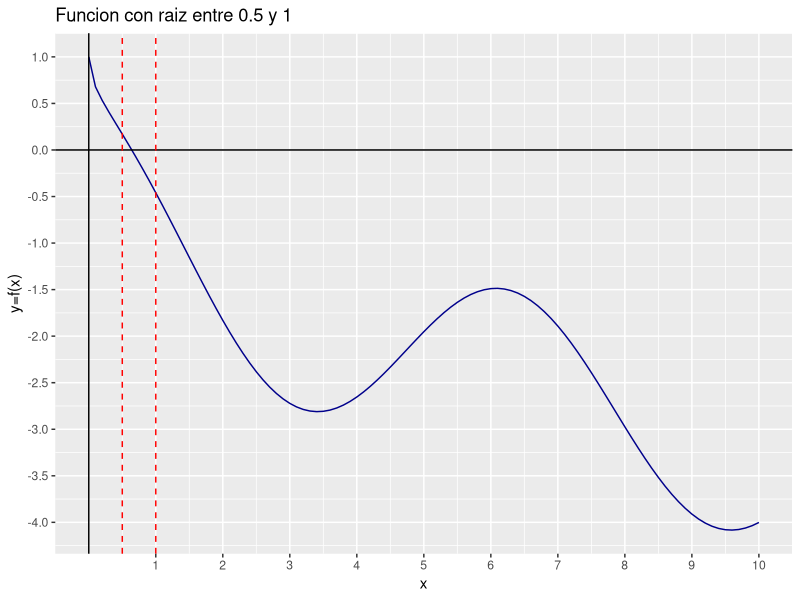
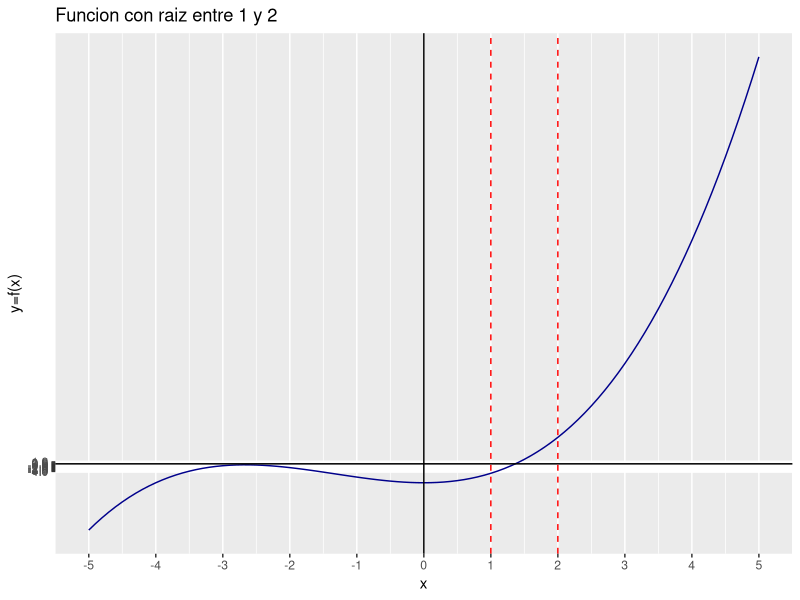
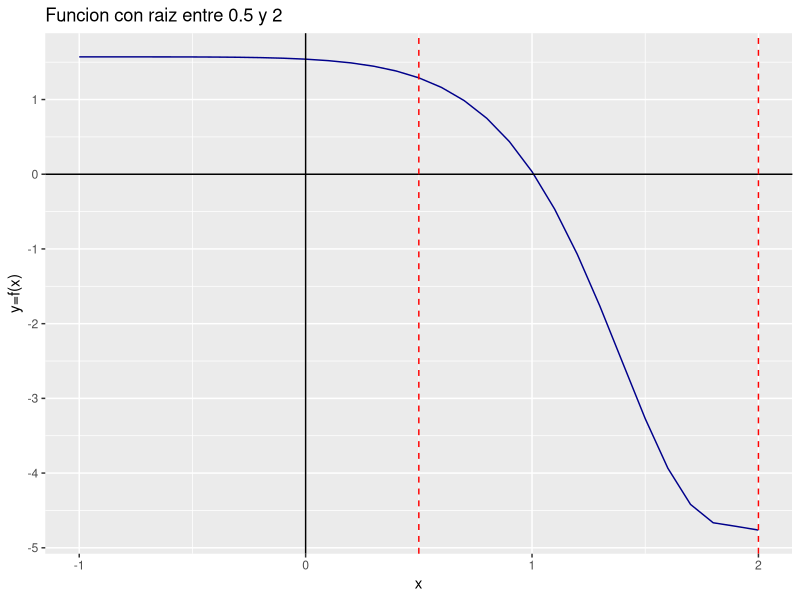
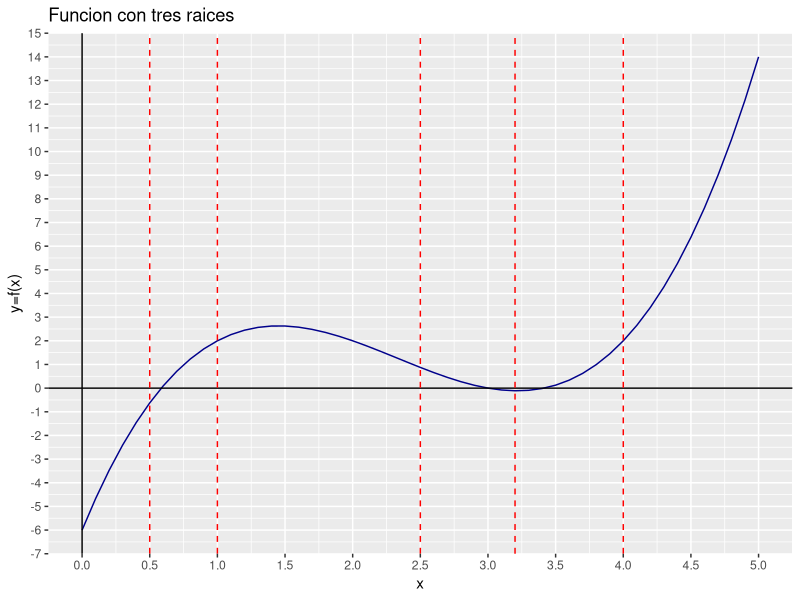
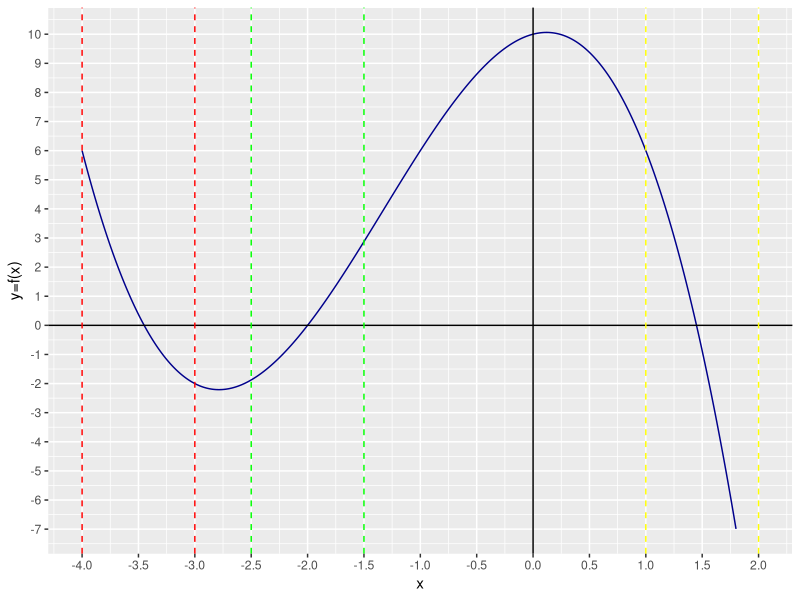
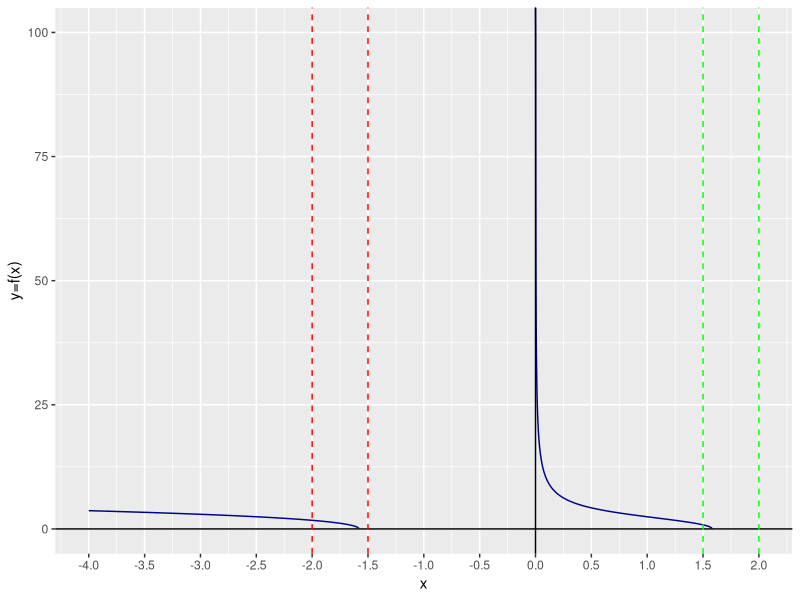
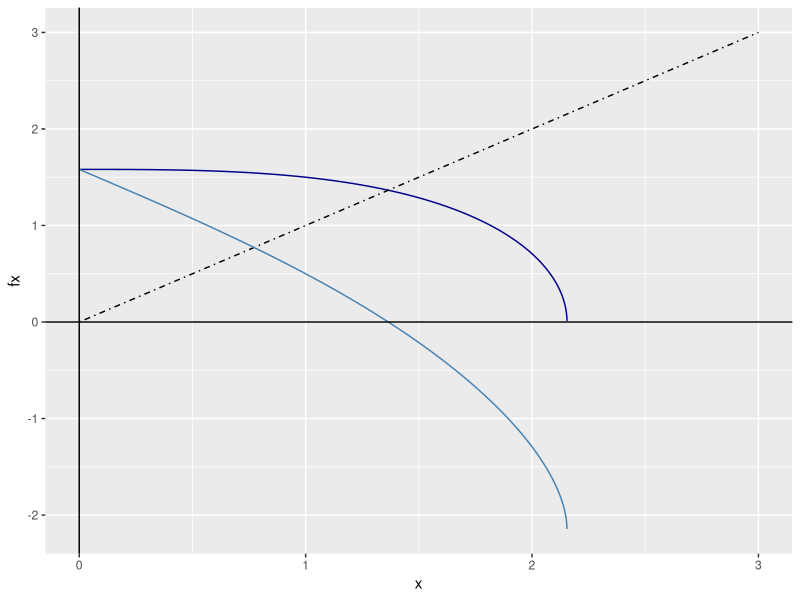
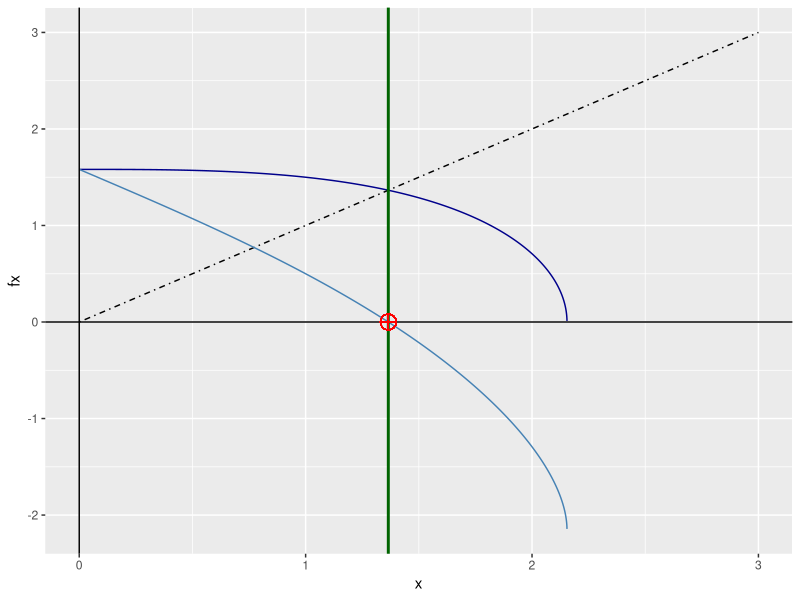

These figures' R source, in order:
## ---- chunk 1
knitr::opts_chunk$set(echo = TRUE)
library(ggplot2)
## ---- chunk 2
#Biseccion--------------
raiz_biseccion<-function(func,a,b,tol,N){
  i<-1
  FA<-func(a)
  while(i<=N){
    p=a+(b-a)/2
    FP=func(p)
    if(FP==0 | (b-a)/2<tol){
      return(p)
    }
    i=i+1
    if(FA*FP>0){
      a=p
      FA=FP
    }
    else
    {b=p}
  }
  return(paste('El metodo fracaso luego de N',N,'intentos'))
}

#Punto fijo-------------------
iteracion_punto_fijo<-function(func,p0,tol,N){
  i<-1
  while(i<=N){
    p=func(p0)
    if(abs(p-p0) < tol){
      return(p)
    }
    i<-i+1
    p0=p
  }
  paste('El metodo fallo despues de ',N,'iteraciones')
}
#Newton-----------
f=function(x){
  f= sin(x)-exp(-x)
}
df=function(x){
  df= cos(x)+exp(x)
}


metodo_newton<-function(func,dfunc,p0,tol,N){
  i=1
  while (i<=N){
    p=p0-func(p0)/dfunc(p0)
    if(abs(p-p0)<tol){
      return(p)
    }
    i=i+1
    p0=p
  }
  paste('El metodo fallo despues de ', N,'iteraciones')
  
}
#Secante--------
#Necesito primero aproximar p1

f<-function(x){
  f= x^3 - 2*x^2-5
}
metodo_secante<-function(func,p0,p1,tol,N){
  i=2
  q0=func(p0)
  q1=func(p1)
  while(i<=N){
    p=p1-q1*(p1-p0)/(q1-q0)
    if(abs(p-p1)<tol){
      return(p)
    }
    i=i+1
    p0=p1
    q0=q1
    p1=p
    q1=func(p)
  }
  paste('El metodo fallo despues de', N, 'iteraciones')
}
#Posicion falsa------

#Necesito primero aproximar p1

posicion_falsa<-function(func,p0,p1,tol,N){
  i=2
  q0=func(p0)
  q1=func(p1)
  while(i<=N){
    p=p1-q1*(p1-p0)/(q1-q0)
    if(abs(p-p1)<tol){
      return(p)
    }
    i=i+1
    q=func(p)
    if(q*q1<0){
      p0=p
      q1=q
    }
    p1=p
    q1=q
  }
}

## ---- chunk 3
f <- function(x) {
  f = cos(x)- x^(0.5)
  
}

x<-seq(0,10,0.1)#Genero vector para graficar f(x)
fx<-f(x)
df<-data.frame(x,fx) #Creo dataframe

ggfx=ggplot(data=df) #cargo los datos
ggfx=ggfx+aes(x=x,y=fx)#Cargo variables
ggfx=ggfx+geom_line(linetype=1,colour="darkblue") #Agrego linea
ggfx=ggfx+geom_hline(yintercept=0,linetype=1)+geom_vline(xintercept = 0,linetype=1)#Creo x=0 e y=0
ggfx=ggfx+scale_x_continuous(name="x",breaks=seq(1,10,1)) #cambio escala eje X
ggfx=ggfx+scale_y_continuous(name="y=f(x)",breaks=seq(-4.5,1,0.5)) #Cambio escala eje Y
ggfx=ggfx+ggtitle("Funcion con raiz entre 0.5 y 1") #Agrego titulo

#Ahora se que la raiz esta entre 0.5 y 1. Grafico puntos en ese area
ggfx=ggfx+geom_vline(xintercept=c(0.5,1),linetype=2,colour="red")


ggfx
## ---- chunk 4
raiz_biseccion(f,0.5,1,0.0001,100)

## ---- chunk 5
f=function(x){
  f=x^3+4*x^2-10
}

x<-seq(-5,5,0.1)#Genero vector para graficar f(x)
fx<-f(x)
df<-data.frame(x,fx) #Creo dataframe
ggfx=ggplot(data=df) #cargo los datos
ggfx=ggfx+aes(x=x,y=fx)#Cargo variables
ggfx=ggfx+geom_line(linetype=1,colour="darkblue") #Agrego linea
ggfx=ggfx+geom_hline(yintercept=0,linetype=1)+geom_vline(xintercept = 0,linetype=1)#Creo x=0 e y=0
ggfx=ggfx+scale_x_continuous(name="x",breaks=seq(-5,5,1)) #cambio escala eje X
ggfx=ggfx+scale_y_continuous(name="y=f(x)",breaks=seq(-4,1,0.5)) #Cambio escala eje Y
ggfx=ggfx+ggtitle("Funcion con raiz entre 1 y 2") #Agrego titulo

#Ahora se que la raiz esta entre 1 y 2. Grafico puntos en ese area
ggfx=ggfx+geom_vline(xintercept=c(1,2),linetype=2,colour="red")


ggfx
## ---- chunk 6
raiz_biseccion(f,1,2,0.0001,100)
## ---- chunk 7
f=function(x){
  f=2+cos(exp(x)-2)-exp(x)
}

x<-seq(-1,2,0.1)#Genero vector para graficar f(x)
fx<-f(x)
df<-data.frame(x,fx) #Creo dataframe
ggfx=ggplot(data=df) #cargo los datos
ggfx=ggfx+aes(x=x,y=fx)#Cargo variables
ggfx=ggfx+geom_line(linetype=1,colour="darkblue") #Agrego linea
ggfx=ggfx+geom_hline(yintercept=0,linetype=1)+geom_vline(xintercept = 0,linetype=1)#Creo x=0 e y=0
ggfx=ggfx+scale_x_continuous(name="x",breaks=seq(-10,10,1)) #cambio escala eje X
ggfx=ggfx+scale_y_continuous(name="y=f(x)",breaks=seq(-10,10,1)) #Cambio escala eje Y
ggfx=ggfx+ggtitle("Funcion con raiz entre 0.5 y 2") #Agrego titulo

#Ahora se que la raiz esta entre 0.5 y 2. Grafico puntos en ese area
ggfx=ggfx+geom_vline(xintercept=c(0.5,2),linetype=2,colour="red")


ggfx
## ---- chunk 8
round(raiz_biseccion(f,0.5,2,0.0001,100),8)
## ---- chunk 9
f=function(x){
  f=x^3-7*x^2+14*x-6
}

x<-seq(0,5,0.1)#Genero vector para graficar f(x)
fx<-f(x)
df<-data.frame(x,fx) #Creo dataframe
ggfx=ggplot(data=df) #cargo los datos
ggfx=ggfx+aes(x=x,y=fx)#Cargo variables
ggfx=ggfx+geom_line(linetype=1,colour="darkblue") #Agrego linea
ggfx=ggfx+geom_hline(yintercept=0,linetype=1)+geom_vline(xintercept = 0,linetype=1)#Creo x=0 e y=0
ggfx=ggfx+scale_x_continuous(name="x",breaks=seq(0,10,0.5)) #cambio escala eje X
ggfx=ggfx+scale_y_continuous(name="y=f(x)",breaks=seq(-8,15,1)) #Cambio escala eje Y
ggfx=ggfx+ggtitle("Funcion con tres raices") #Agrego titulo

#Ahora se que una raiz esta entre 0.5 y 1 , otra entre 2.5 y 3.2 y otra entre 3.2 y 4. Grafico puntos en ese area
ggfx=ggfx+geom_vline(xintercept=c(0.5,1,2.5,3.2,4),linetype=2,colour="red")


ggfx
## ---- chunk 10
raiz_biseccion(f,0.5,1,0.0001,100)
raiz_biseccion(f,2.5,3.2,0.0001,100)
raiz_biseccion(f,3.2,4,0.0001,100)
## ---- chunk 11
f=function(x){
  x-x^3 -4*x^2+10
}
## ---- chunk 12
x<-seq(-4,1.8,0.001)#Genero vector para graficar f(x)
fx<-f(x)
df<-data.frame(x,fx) #Creo dataframe

ggfx=ggplot(data=df) #cargo los datos
ggfx=ggfx+aes(x=x,y=fx)#Cargo variables
ggfx=ggfx+geom_line(linetype=1,colour="darkblue") #Agrego linea
ggfx=ggfx+geom_hline(yintercept=0,linetype=1)+geom_vline(xintercept = 0,linetype=1)#Creo x=0 e y=0
ggfx=ggfx+scale_x_continuous(name="x",breaks=seq(-4,3,0.5)) #cambio escala eje X
ggfx=ggfx+scale_y_continuous(name="y=f(x)",breaks=seq(-10,10,1)) #Cambio escala eje Y


ggfx=ggfx+geom_vline(xintercept=c(-4,-3),linetype=2,colour="red")+geom_vline(xintercept = c(-2.5,-1.5),linetype=2,colour="green")+geom_vline(xintercept=c(1,2),linetype=2,colour="yellow")


ggfx
## ---- chunk 13
puede_fallar<- tryCatch(print("Las raices se encuentran en: ",iteracion_punto_fijo(f,-3.5,0.0001,100),", en :", iteracion_punto_fijo(f,-2,0.0001,100),", y en :",iteracion_punto_fijo(f,1.5,0.0001,100)),error = function(e){print("Error")})
## ---- chunk 14
f=function(x){
  sqrt((10/x)-4*x)
}
## ---- chunk 15
x<-seq(-4,2,0.001)#Genero vector para graficar f(x)
fx<-f(x)
df<-data.frame(x,fx) #Creo dataframe

ggfx=ggplot(data=df) #cargo los datos
ggfx=ggfx+aes(x=x,y=fx)#Cargo variables
ggfx=ggfx+geom_line(linetype=1,colour="darkblue") #Agrego linea
ggfx=ggfx+geom_hline(yintercept=0,linetype=1)+geom_vline(xintercept = 0,linetype=1)#Creo x=0 e y=0
ggfx=ggfx+scale_x_continuous(name="x",breaks=seq(-4,2,0.5)) #cambio escala eje X
ggfx=ggfx+scale_y_continuous(name="y=f(x)",breaks=seq(0,100,25)) #Cambio escala eje Y


ggfx=ggfx+geom_vline(xintercept=c(-2,-1.5),linetype=2,colour="red")+geom_vline(xintercept = c(1.5,2),linetype=2,colour="green")


ggfx
## ---- chunk 16
puede_fallar<- tryCatch(print("Las raices se encuentran en: ",iteracion_punto_fijo(f,-1.75,0.0001,100),
       ", y en :",iteracion_punto_fijo(f,1.5,0.0001,100)),error = function(e){print("Error")})


## ---- chunk 17
f=function(x){
  0.5*(10-x^3)^0.5
}
g=function(x){
  -x+0.5*(10-x^3)^0.5
}
## ---- chunk 18

x <- seq(0, 3, by = 0.0001) #Genero vector para graficar
fx <- f(x)
df <- data.frame(x, fx) #Creo dataframe
gggx <- ggplot(data = df) #Cargo los datos
gggx <- gggx + aes(x = x, y = fx) #Cargo las variables
gggx <- gggx + geom_line(linetype = 1, colour = "darkblue")
#Gráfico x = y
gggx <- gggx + geom_line(aes(y = x),linetype=4, colour = "black")
#Gráfico la función del ejercicio donde esta la raiz
gggx <- gggx + geom_line(aes(x = x, y = g(x)), colour = "steelblue")
#Agrego el eje X e Y
gggx <- gggx + geom_vline(xintercept = 0, linetype = 1)+
   geom_hline(yintercept = 0, linetype = 1)
#Mapeo las escalas
ggfx=ggfx+scale_x_continuous(name="x",breaks=seq(0,3,0.5)) +scale_y_continuous(name="y=f(x)",breaks=seq(0,3,0.5)) 

gggx


## ---- chunk 19

iteracion_punto_fijo(f,1.5,0.0001,100)


gggx=gggx+geom_vline(xintercept=iteracion_punto_fijo(f,1.5,0.0001,100),
                     linetype=1,size=1,colour="darkgreen")+
  geom_point(aes(x=iteracion_punto_fijo(f,1.5,0.0001,100),
                 y=g(iteracion_punto_fijo(f,1.5,0.0001,100))),pch=10,size=5,col="red")

gggx
paste("La raiz se enceuntra en ", iteracion_punto_fijo(f,1.5,0.0001,100))
## ---- chunk 20
paste("La raiz se enceuntra en ", iteracion_punto_fijo(f,1.5,0.0001,100))
## ---- chunk 21

#La función del ejercicio
f <- function(x){
  return((10/(4+x))^(1/2))
}
#La función para graficar la raiz
g <- function(x){
  return(-x+(10/(4+x))^(1/2))
}
## ---- chunk 22
graphics.off()
x <- seq(0, 2, by = 0.0001) #Genero vector para graficar
fx <- f(x)
df <- data.frame(x, fx) #Creo dataframe
gggx <- ggplot(data = df) #Cargo los datos
gggx <- gggx + aes(x = x, y = fx) #Cargo las variables
gggx <- gggx + geom_line(linetype = 1, colour = "darkblue")
#Gráfico x = y
gggx <- gggx + geom_line(aes(y = x),linetype=4, colour = "black")
#Gráfico la función del ejercicio donde esta la raiz
gggx <- gggx + geom_line(aes(x = x, y = g(x)), colour = "steelblue")
#Agrego el eje X e Y
gggx <- gggx + geom_vline(xintercept = 0, linetype = 1)+
   geom_hline(yintercept = 0, linetype = 1)
#Mapeo las escalas
ggfx=ggfx+scale_x_continuous(name="x",breaks=seq(0,3,0.5)) +scale_y_continuous(name="y=f(x)",breaks=seq(0,3,0.5)) 

gggx
## ---- chunk 23
gggx=gggx+geom_vline(xintercept=iteracion_punto_fijo(f,1.5,0.01,300),linetype=1,size=1,colour="darkgreen")+geom_point(aes(x=iteracion_punto_fijo(f,1.5,0.01,300),y=g(iteracion_punto_fijo(f,1.5,0.01,300))),pch=10,size=5,col="red")

gggx


## ---- chunk 24
paste("La raiz se enceuntra en ", iteracion_punto_fijo(f,1.5,0.1,100))
## ---- chunk 25
f=function(x){
  x-(x^3+4*x^2-10)/(3*x^2+8*x)
}
g=function(x){
  -(x^3+4*x^2-10)/(3*x^2+8*x)
}
## ---- chunk 26
graphics.off()
x <- seq(-10, 10, by = 0.1) #Genero vector para graficar
fx <- f(x)
df <- data.frame(x, fx) #Creo dataframe
gggx <- ggplot(data = df) #Cargo los datos
gggx <- gggx + aes(x = x, y = fx) #Cargo las variables
gggx <- gggx + geom_line(linetype = 1, colour = "darkblue")
#Gráfico x = y
gggx <- gggx + geom_line(aes(y = x),linetype=4, colour = "black")
#Gráfico la función del ejercicio donde esta la raiz
gggx <- gggx + geom_line(aes(x = x, y = g(x)), colour = "steelblue")
#Agrego el eje X e Y
gggx <- gggx + geom_vline(xintercept = 0, linetype = 1)+
   geom_hline(yintercept = 0, linetype = 1)



gggx
## ---- chunk 27

gggx=gggx+geom_vline(xintercept=iteracion_punto_fijo(f,-1.5,0.0001,100),
                     linetype=1,size=1,colour="darkgreen")+
  geom_point(aes(x=iteracion_punto_fijo(f,-1.5,0.0001,100),
                 y=g(iteracion_punto_fijo(f,-1.5,0.0001,100))),pch=10,size=5,col="red")

gggx=gggx+geom_vline(xintercept=iteracion_punto_fijo(f,1.5,0.0001,100),
                     linetype=1,size=1,colour="darkgreen")+
  geom_point(aes(x=iteracion_punto_fijo(f,1.5,0.0001,100),
                 y=g(iteracion_punto_fijo(f,1.5,0.0001,100))),pch=10,size=5,col="red")

gggx

## ---- chunk 28
paste("La raices se enceuntran en ", iteracion_punto_fijo(f,1.5,0.0001,100)," y en: ",iteracion_punto_fijo(f,-1.5,0.0001,100))

## ---- chunk 29
f=function(x){
  -(x)^0.5+cos(x)+x
}
g=function(x){
  -(x)^0.5+cos(x)
}
## ---- chunk 30
graphics.off()
x <- seq(0, 2, by = 0.1) #Genero vector para graficar
fx <- f(x)
df <- data.frame(x, fx) #Creo dataframe
gggx <- ggplot(data = df) #Cargo los datos
gggx <- gggx + aes(x = x, y = fx) #Cargo las variables
gggx <- gggx + geom_line(linetype = 1, colour = "darkblue")
#Gráfico x = y
gggx <- gggx + geom_line(aes(y = x),linetype=4, colour = "black")
#Gráfico la función del ejercicio donde esta la raiz
gggx <- gggx + geom_line(aes(x = x, y = g(x)), colour = "steelblue")
#Agrego el eje X e Y
gggx <- gggx + geom_vline(xintercept = 0, linetype = 1)+
   geom_hline(yintercept = 0, linetype = 1)



gggx
## ---- chunk 31

gggx=gggx+geom_vline(xintercept=iteracion_punto_fijo(f,1,0.0001,100),
                     linetype=1,size=1,colour="darkgreen")+
  geom_point(aes(x=iteracion_punto_fijo(f,1,0.0001,100),
                 y=g(iteracion_punto_fijo(f,1,0.0001,100))),pch=10,size=5,col="red")



gggx

## ---- chunk 32
paste("La raiz se enceuntra en ", iteracion_punto_fijo(f,1,0.0001,100))

## ---- chunk 33
f=function(x){
  log(2+cos(exp(x)-2))
}
g=function(x){
  -x+log(2+cos(exp(x)-2))
}
## ---- chunk 34
graphics.off()
x <- seq(0, 2, by = 0.1) #Genero vector para graficar
fx <- f(x)
df <- data.frame(x, fx) #Creo dataframe
gggx <- ggplot(data = df) #Cargo los datos
gggx <- gggx + aes(x = x, y = fx) #Cargo las variables
gggx <- gggx + geom_line(linetype = 1, colour = "darkblue")
#Gráfico x = y
gggx <- gggx + geom_line(aes(y = x),linetype=4, colour = "black")
#Gráfico la función del ejercicio donde esta la raiz
gggx <- gggx + geom_line(aes(x = x, y = g(x)), colour = "steelblue")
#Agrego el eje X e Y
gggx <- gggx + geom_vline(xintercept = 0, linetype = 1)+
   geom_hline(yintercept = 0, linetype = 1)



gggx
## ---- chunk 35

gggx=gggx+geom_vline(xintercept=iteracion_punto_fijo(f,1,0.0001,100),
                     linetype=1,size=1,colour="darkgreen")+
  geom_point(aes(x=iteracion_punto_fijo(f,1,0.0001,100),
                 y=g(iteracion_punto_fijo(f,1,0.0001,100))),pch=10,size=5,col="red")



gggx

## ---- chunk 36
paste("La raiz se enceuntra en ", iteracion_punto_fijo(f,1,0.0001,100))

## ---- chunk 37
f=function(x){
  (x^3-7*x^2-6)/(-14)
}
g=function(x){
  (x^3-7*x^2-6)/(-14)-x
}
## ---- chunk 38
graphics.off()
x <- seq(0, 2, by = 0.1) #Genero vector para graficar
fx <- f(x)
df <- data.frame(x, fx) #Creo dataframe
gggx <- ggplot(data = df) #Cargo los datos
gggx <- gggx + aes(x = x, y = fx) #Cargo las variables
gggx <- gggx + geom_line(linetype = 1, colour = "darkblue")
#Gráfico x = y
gggx <- gggx + geom_line(aes(y = x),linetype=4, colour = "black")
#Gráfico la función del ejercicio donde esta la raiz
gggx <- gggx + geom_line(aes(x = x, y = g(x)), colour = "steelblue")
#Agrego el eje X e Y
gggx <- gggx + geom_vline(xintercept = 0, linetype = 1)+
   geom_hline(yintercept = 0, linetype = 1)



gggx
## ---- chunk 39

gggx=gggx+geom_vline(xintercept=iteracion_punto_fijo(f,0.5,0.0001,100),
                     linetype=1,size=1,colour="darkgreen")+
  geom_point(aes(x=iteracion_punto_fijo(f,0.5,0.0001,100),
                 y=g(iteracion_punto_fijo(f,0.5,0.0001,100))),pch=10,size=5,col="red")



gggx

## ---- chunk 40
paste("La raiz se enceuntra en ", iteracion_punto_fijo(f,0.5,0.0001,100))

## ---- chunk 41
f=function(x){
  exp(x)+2^(-x)+2*cos(x)-6
}
fe=expression(exp(x)+2^(-x)+2*cos(x)-6)
dfe=D(fe,"x")
fd=function(x){
  exp(x) - 2^(-x) * log(2) - 2 * sin(x)
}

## ---- chunk 42
x<-seq(-1,3,0.1)#Genero vector para graficar f(x)
fx<-f(x)
df<-data.frame(x,fx) #Creo dataframe

ggfx=ggplot(data=df) #cargo los datos
ggfx=ggfx+aes(x=x,y=fx)#Cargo variables
ggfx=ggfx+geom_line(linetype=1,colour="darkblue") #Agrego linea
ggfx=ggfx+geom_hline(yintercept=0,linetype=1)+geom_vline(xintercept = 0,linetype=1)#Creo x=0 e y=0
ggfx=ggfx+scale_x_continuous(name="x",breaks=seq(-1,4,0.5)) #cambio escala eje X
ggfx=ggfx+scale_y_continuous(name="y=f(x)",breaks=seq(-5,15,1)) #Cambio escala eje Y

#Ahora se que la raiz esta entre 1.5 y 2. Grafico puntos en ese area
ggfx=ggfx+geom_vline(xintercept=c(1.5,2),linetype=2,colour="red")
ggfx=ggfx+ggtitle("Funcion con raiz entre 1.5 y 2") #Agrego titulo

ggfx
  
## ---- chunk 43
paste("La raiz se encuentra en: ",metodo_newton(f,fd,1.5,0.0001,100))

## ---- chunk 44
f=function(x){
  log(x-1)+cos(x-1)
}
fe=expression(log(x-1)+cos(x-1))
dfe=D(fe,"x")

fd=function(x){
  1/(x - 1) - sin(x - 1)
}


## ---- chunk 45
x<-seq(1.01,2.8,0.1)#Genero vector para graficar f(x)
fx<-f(x)
df<-data.frame(x,fx) #Creo dataframe

ggfx=ggplot(data=df) #cargo los datos
ggfx=ggfx+aes(x=x,y=fx)#Cargo variables
ggfx=ggfx+geom_line(linetype=1,colour="darkblue") #Agrego linea
ggfx=ggfx+geom_hline(yintercept=0,linetype=1)+geom_vline(xintercept = 0,linetype=1)#Creo x=0 e y=0
ggfx=ggfx+scale_x_continuous(name="x",breaks=seq(1,3,0.5)) #cambio escala eje X
ggfx=ggfx+scale_y_continuous(name="y=f(x)",breaks=seq(-2,2,0.5)) #Cambio escala eje Y

#Ahora se que la raiz esta entre 1 y 1.5. Grafico puntos en ese area
ggfx=ggfx+geom_vline(xintercept=c(1,1.5),linetype=2,colour="red")
ggfx=ggfx+ggtitle("Funcion con raiz entre 1 y 1.5") #Agrego titulo

ggfx

## ---- chunk 46
paste("La raiz se encuentra en: ",metodo_newton(f,fd,1.1,0.0001,100))

## ---- chunk 47
f=function(x){
  2*x*cos(2*x)-(x-2)^2
}
fe=expression(2*x*cos(2*x)-(x-2)^2)
dfe=D(fe,"x")

fd=function(x){
  2 * cos(2 * x) - 2 * x * (sin(2 * x) * 2) - 2 * (x - 2)
}


## ---- chunk 48
x<-seq(0,4.1,0.01)#Genero vector para graficar f(x)
fx<-f(x)
df<-data.frame(x,fx) #Creo dataframe

ggfx=ggplot(data=df) #cargo los datos
ggfx=ggfx+aes(x=x,y=fx)#Cargo variables
ggfx=ggfx+geom_line(linetype=1,colour="darkblue") #Agrego linea
ggfx=ggfx+geom_hline(yintercept=0,linetype=1)+geom_vline(xintercept = 0,linetype=1)#Creo x=0 e y=0
ggfx=ggfx+scale_x_continuous(name="x",breaks=seq(0,4,0.5)) #cambio escala eje X
ggfx=ggfx+scale_y_continuous(name="y=f(x)",breaks=seq(-4,6,1)) #Cambio escala eje Y


ggfx=ggfx+geom_vline(xintercept=c(2,2.99),linetype=2,colour="red")+geom_vline(xintercept = c(3.01,4),linetype=2,colour="green")


ggfx

## ---- chunk 49
paste("Las raices se encuentran en: ",metodo_newton(f,fd,2.5,0.0001,100)
      , ", y en :",metodo_newton(f,fd,3.5,0.0001,100))

## ---- chunk 50
f=function(x){
  (x-2)^2-log(x)
}
fe=expression((x-2)^2-log(x))
dfe=D(fe,"x")
fd=function(x){
  2 * (x - 2) - 1/x
}


## ---- chunk 51
x<-seq(0,4,0.01)#Genero vector para graficar f(x)
fx<-f(x)
df<-data.frame(x,fx) #Creo dataframe

ggfx=ggplot(data=df) #cargo los datos
ggfx=ggfx+aes(x=x,y=fx)#Cargo variables
ggfx=ggfx+geom_line(linetype=1,colour="darkblue") #Agrego linea
ggfx=ggfx+geom_hline(yintercept=0,linetype=1)+geom_vline(xintercept = 0,linetype=1)#Creo x=0 e y=0
ggfx=ggfx+scale_x_continuous(name="x",breaks=seq(0,5,0.5)) #cambio escala eje X
ggfx=ggfx+scale_y_continuous(name="y=f(x)",breaks=seq(-1,10,1)) #Cambio escala eje Y


ggfx=ggfx+geom_vline(xintercept=c(1,2),linetype=2,colour="red")+geom_vline(xintercept = c(2.72,4),linetype=2,colour="green")


ggfx

## ---- chunk 52
paste("Las raices se encuentran en: ",metodo_newton(f,fd,1.5,0.0001,100)
      , ", y en :",metodo_newton(f,fd,3,0.0001,100))

## ---- chunk 53
f=function(x){
  exp(x)-3*x^2
}
fe=expression(exp(x)-3*x^2)
dfe=D(fe,"x")

fd=function(x){
  exp(x) - 3 * (2 * x)
}


## ---- chunk 54
x<-seq(0,4,0.001)#Genero vector para graficar f(x)
fx<-f(x)
df<-data.frame(x,fx) #Creo dataframe

ggfx=ggplot(data=df) #cargo los datos
ggfx=ggfx+aes(x=x,y=fx)#Cargo variables
ggfx=ggfx+geom_line(linetype=1,colour="darkblue") #Agrego linea
ggfx=ggfx+geom_hline(yintercept=0,linetype=1)+geom_vline(xintercept = 0,linetype=1)#Creo x=0 e y=0
ggfx=ggfx+scale_x_continuous(name="x",breaks=seq(0,5,0.5)) #cambio escala eje X
ggfx=ggfx+scale_y_continuous(name="y=f(x)",breaks=seq(-8,8,1)) #Cambio escala eje Y


ggfx=ggfx+geom_vline(xintercept=c(0,1),linetype=2,colour="red")+geom_vline(xintercept = c(3,5),linetype=2,colour="green")


ggfx

## ---- chunk 55
paste("Las raices se encuentran en: ",metodo_newton(f,fd,1.5,0.0001,100)
      , ", y en :",metodo_newton(f,fd,4,0.0001,100))

## ---- chunk 56
f=function(x){
  sin(x)-exp(-x)
}
fe=expression(sin(x)-exp(-x))
dfe=D(fe,"x")

fd=function(x){
  cos(x) + exp(-x)
}


## ---- chunk 57
x<-seq(0,8,0.001)#Genero vector para graficar f(x)
fx<-f(x)
df<-data.frame(x,fx) #Creo dataframe

ggfx=ggplot(data=df) #cargo los datos
ggfx=ggfx+aes(x=x,y=fx)#Cargo variables
ggfx=ggfx+geom_line(linetype=1,colour="darkblue") #Agrego linea
ggfx=ggfx+geom_hline(yintercept=0,linetype=1)+geom_vline(xintercept = 0,linetype=1)#Creo x=0 e y=0
ggfx=ggfx+scale_x_continuous(name="x",breaks=seq(0,10,0.5)) #cambio escala eje X
ggfx=ggfx+scale_y_continuous(name="y=f(x)",breaks=seq(-2,2,0.5)) #Cambio escala eje Y


ggfx=ggfx+geom_vline(xintercept=c(0,1),linetype=2,colour="red")+geom_vline(xintercept = c(3,4),linetype=2,colour="green")+geom_vline(xintercept=c(6,7),linetype=2,colour="yellow")


ggfx

## ---- chunk 58
paste("Las raices se encuentran en: ",metodo_newton(f,fd,0.5,0.0001,100),", en :", metodo_newton(f,fd,3.1,0.0001,100)
      , ", y en :",metodo_newton(f,fd,6.5,0.0001,100))

## ---- chunk 59
f=function(x){
  cos(x)-sqrt(x)
}
fe=expression(cos(x)-sqrt(x))
dfe=D(fe,"x")

fd=function(x){
  -(sin(x) + 0.5 * x^-0.5)
}


## ---- chunk 60
x<-seq(0,2,0.001)#Genero vector para graficar f(x)
fx<-f(x)
df<-data.frame(x,fx) #Creo dataframe

ggfx=ggplot(data=df) #cargo los datos
ggfx=ggfx+aes(x=x,y=fx)#Cargo variables
ggfx=ggfx+geom_line(linetype=1,colour="darkblue") #Agrego linea
ggfx=ggfx+geom_hline(yintercept=0,linetype=1)+geom_vline(xintercept = 0,linetype=1)#Creo x=0 e y=0
ggfx=ggfx+scale_x_continuous(name="x",breaks=seq(0,3,0.1)) #cambio escala eje X
ggfx=ggfx+scale_y_continuous(name="y=f(x)",breaks=seq(-3,2,0.5)) #Cambio escala eje Y


ggfx=ggfx+geom_vline(xintercept=c(0.5,1),linetype=2,colour="red")


ggfx

## ---- chunk 61
paste("La raiz se encuentra en: ",metodo_newton(f,fd,0.6,0.0001,100))

## ---- chunk 62
f=function(x){
  2+cos(exp(x)-2)-exp(x)
}
fe=expression(2+cos(exp(x)-2)-exp(x))
dfe=D(fe,"x")
fd=function(x){
  -(sin(exp(x) - 2) * exp(x) + exp(x))
}


## ---- chunk 63
x<-seq(0,1.5,0.001)#Genero vector para graficar f(x)
fx<-f(x)
df<-data.frame(x,fx) #Creo dataframe

ggfx=ggplot(data=df) #cargo los datos
ggfx=ggfx+aes(x=x,y=fx)#Cargo variables
ggfx=ggfx+geom_line(linetype=1,colour="darkblue") #Agrego linea
ggfx=ggfx+geom_hline(yintercept=0,linetype=1)+geom_vline(xintercept = 0,linetype=1)#Creo x=0 e y=0
ggfx=ggfx+scale_x_continuous(name="x",breaks=seq(0,2,0.1)) #cambio escala eje X
ggfx=ggfx+scale_y_continuous(name="y=f(x)",breaks=seq(-4,2,0.5)) #Cambio escala eje Y


ggfx=ggfx+geom_vline(xintercept=c(0.5,1.5),linetype=2,colour="red")


ggfx

## ---- chunk 64
paste("La raiz se encuentra en: ",metodo_newton(f,fd,0.8,0.0001,100))

## ---- chunk 65
f=function(x){
  x^3-7*x^2+14*x-6
}
fe=expression(x^3-7*x^2+14*x-6)
dfe=D(fe,"x")
fd=function(x){
  3 * x^2 - 7 * (2 * x) + 14
}


## ---- chunk 66
x<-seq(0,4,0.001)#Genero vector para graficar f(x)
fx<-f(x)
df<-data.frame(x,fx) #Creo dataframe

ggfx=ggplot(data=df) #cargo los datos
ggfx=ggfx+aes(x=x,y=fx)#Cargo variables
ggfx=ggfx+geom_line(linetype=1,colour="darkblue") #Agrego linea
ggfx=ggfx+geom_hline(yintercept=0,linetype=1)+geom_vline(xintercept = 0,linetype=1)#Creo x=0 e y=0
ggfx=ggfx+scale_x_continuous(name="x",breaks=seq(0,5,0.5)) #cambio escala eje X
ggfx=ggfx+scale_y_continuous(name="y=f(x)",breaks=seq(-5,5,1)) #Cambio escala eje Y


ggfx=ggfx+geom_vline(xintercept=c(0.5,1),linetype=2,colour="red")+
  geom_vline(xintercept=c(2.8,3.1),linetype=2,colour="green")+
  geom_vline(xintercept=c(3.15,3.5),linetype=2,colour="yellow")


ggfx

## ---- chunk 67
paste("Las raices se encuentran en: ",metodo_newton(f,fd,0.5,0.0001,100),", en :", metodo_newton(f,fd,3,0.0001,100)
      , ", y en :",metodo_newton(f,fd,3.5,0.0001,100))
## ---- chunk 68
f=function(x){
  cos(x)-x
}
fe=expression(cos(x)-x)
dfe=D(fe,"x")
fd=function(x){
  -(sin(x) + 1)
}


## ---- chunk 69
x<-seq(-2,2,0.001)#Genero vector para graficar f(x)
fx<-f(x)
df<-data.frame(x,fx) #Creo dataframe

ggfx=ggplot(data=df) #cargo los datos
ggfx=ggfx+aes(x=x,y=fx)#Cargo variables
ggfx=ggfx+geom_line(linetype=1,colour="darkblue") #Agrego linea
ggfx=ggfx+geom_hline(yintercept=0,linetype=1)+geom_vline(xintercept = 0,linetype=1)#Creo x=0 e y=0
ggfx=ggfx+scale_x_continuous(name="x",breaks=seq(-3,3,0.5)) #cambio escala eje X
ggfx=ggfx+scale_y_continuous(name="y=f(x)",breaks=seq(-3,2,1)) #Cambio escala eje Y


ggfx=ggfx+geom_vline(xintercept=c(0.5,1),linetype=2,colour="red")


ggfx

## ---- chunk 70
paste("Las raices se encuentran en: ",metodo_newton(f,fd,0.5,0.0001,100))
## ---- chunk 71
f=function(x){
  -x^3-cos(x)
}
fe=expression(-x^3-cos(x))
dfe=D(fe,"x")
fd=function(x){
  -(3 * x^2 - sin(x))
}


## ---- chunk 72
x<-seq(-1,1,0.001)#Genero vector para graficar f(x)
fx<-f(x)
df<-data.frame(x,fx) #Creo dataframe

ggfx=ggplot(data=df) #cargo los datos
ggfx=ggfx+aes(x=x,y=fx)#Cargo variables
ggfx=ggfx+geom_line(linetype=1,colour="darkblue") #Agrego linea
ggfx=ggfx+geom_hline(yintercept=0,linetype=1)+geom_vline(xintercept = 0,linetype=1)#Creo x=0 e y=0
ggfx=ggfx+scale_x_continuous(name="x",breaks=seq(-1,1,0.1)) #cambio escala eje X
ggfx=ggfx+scale_y_continuous(name="y=f(x)",breaks=seq(-2,2,0.1)) #Cambio escala eje Y


ggfx=ggfx+geom_vline(xintercept=c(-0.5,-1),linetype=2,colour="red")


ggfx

## ---- chunk 73
paste("Las raices se encuentran en: ",metodo_newton(f,fd,-0.5,0.0001,100))
      
## ---- chunk 74
f=function(x){
  exp(x)+2^(-x)+2*cos(x)-6
}


## ---- chunk 75
x<-seq(-1,3,0.1)#Genero vector para graficar f(x)
fx<-f(x)
df<-data.frame(x,fx) #Creo dataframe

ggfx=ggplot(data=df) #cargo los datos
ggfx=ggfx+aes(x=x,y=fx)#Cargo variables
ggfx=ggfx+geom_line(linetype=1,colour="darkblue") #Agrego linea
ggfx=ggfx+geom_hline(yintercept=0,linetype=1)+geom_vline(xintercept = 0,linetype=1)#Creo x=0 e y=0
ggfx=ggfx+scale_x_continuous(name="x",breaks=seq(-1,4,0.5)) #cambio escala eje X
ggfx=ggfx+scale_y_continuous(name="y=f(x)",breaks=seq(-5,15,1)) #Cambio escala eje Y


ggfx
  
## ---- chunk 76
paste("La raiz se encuentra en: ",metodo_secante(f,1.5,3,0.0001,100))

## ---- chunk 77
f=function(x){
  log(x-1)+cos(x-1)
}


## ---- chunk 78
x<-seq(1.01,2.8,0.1)#Genero vector para graficar f(x)
fx<-f(x)
df<-data.frame(x,fx) #Creo dataframe

ggfx=ggplot(data=df) #cargo los datos
ggfx=ggfx+aes(x=x,y=fx)#Cargo variables
ggfx=ggfx+geom_line(linetype=1,colour="darkblue") #Agrego linea
ggfx=ggfx+geom_hline(yintercept=0,linetype=1)+geom_vline(xintercept = 0,linetype=1)#Creo x=0 e y=0
ggfx=ggfx+scale_x_continuous(name="x",breaks=seq(1,3,0.5)) #cambio escala eje X
ggfx=ggfx+scale_y_continuous(name="y=f(x)",breaks=seq(-2,2,0.5)) #Cambio escala eje Y


ggfx

## ---- chunk 79
paste("La raiz se encuentra en: ",metodo_secante(f,1.4,1.9,0.0001,100))

## ---- chunk 80
f=function(x){
  2*x*cos(2*x)-(x-2)^2
}



## ---- chunk 81
x<-seq(0,4.1,0.01)#Genero vector para graficar f(x)
fx<-f(x)
df<-data.frame(x,fx) #Creo dataframe

ggfx=ggplot(data=df) #cargo los datos
ggfx=ggfx+aes(x=x,y=fx)#Cargo variables
ggfx=ggfx+geom_line(linetype=1,colour="darkblue") #Agrego linea
ggfx=ggfx+geom_hline(yintercept=0,linetype=1)+geom_vline(xintercept = 0,linetype=1)#Creo x=0 e y=0
ggfx=ggfx+scale_x_continuous(name="x",breaks=seq(0,4,0.5)) #cambio escala eje X
ggfx=ggfx+scale_y_continuous(name="y=f(x)",breaks=seq(-4,6,1)) #Cambio escala eje Y




ggfx

## ---- chunk 82
paste("Las raices se encuentran en: ",metodo_secante(f,2.25,2.5,0.0001,100)
      , ", y en :",metodo_secante(f,3.5,3.75,0.0001,100))

## ---- chunk 83
f=function(x){
  (x-2)^2-log(x)
}


## ---- chunk 84
x<-seq(0,4,0.01)#Genero vector para graficar f(x)
fx<-f(x)
df<-data.frame(x,fx) #Creo dataframe

ggfx=ggplot(data=df) #cargo los datos
ggfx=ggfx+aes(x=x,y=fx)#Cargo variables
ggfx=ggfx+geom_line(linetype=1,colour="darkblue") #Agrego linea
ggfx=ggfx+geom_hline(yintercept=0,linetype=1)+geom_vline(xintercept = 0,linetype=1)#Creo x=0 e y=0
ggfx=ggfx+scale_x_continuous(name="x",breaks=seq(0,5,0.5)) #cambio escala eje X
ggfx=ggfx+scale_y_continuous(name="y=f(x)",breaks=seq(-1,10,1)) #Cambio escala eje Y




ggfx

## ---- chunk 85
paste("Las raices se encuentran en: ",metodo_secante(f,1.25,1.5,0.0001,100)
      , ", y en :",metodo_secante(f,3,3.25,0.0001,100))

## ---- chunk 86
f=function(x){
  exp(x)-3*x^2
}



## ---- chunk 87
x<-seq(0,4,0.001)#Genero vector para graficar f(x)
fx<-f(x)
df<-data.frame(x,fx) #Creo dataframe

ggfx=ggplot(data=df) #cargo los datos
ggfx=ggfx+aes(x=x,y=fx)#Cargo variables
ggfx=ggfx+geom_line(linetype=1,colour="darkblue") #Agrego linea
ggfx=ggfx+geom_hline(yintercept=0,linetype=1)+geom_vline(xintercept = 0,linetype=1)#Creo x=0 e y=0
ggfx=ggfx+scale_x_continuous(name="x",breaks=seq(0,5,0.5)) #cambio escala eje X
ggfx=ggfx+scale_y_continuous(name="y=f(x)",breaks=seq(-8,8,1)) #Cambio escala eje Y




ggfx

## ---- chunk 88
paste("Las raices se encuentran en: ",metodo_secante(f,0.75,1,0.0001,100)
      , ", y en :",metodo_secante(f,3.5,4,0.0001,100))

## ---- chunk 89
f=function(x){
  sin(x)-exp(-x)
}



## ---- chunk 90
x<-seq(0,8,0.001)#Genero vector para graficar f(x)
fx<-f(x)
df<-data.frame(x,fx) #Creo dataframe

ggfx=ggplot(data=df) #cargo los datos
ggfx=ggfx+aes(x=x,y=fx)#Cargo variables
ggfx=ggfx+geom_line(linetype=1,colour="darkblue") #Agrego linea
ggfx=ggfx+geom_hline(yintercept=0,linetype=1)+geom_vline(xintercept = 0,linetype=1)#Creo x=0 e y=0
ggfx=ggfx+scale_x_continuous(name="x",breaks=seq(0,10,0.5)) #cambio escala eje X
ggfx=ggfx+scale_y_continuous(name="y=f(x)",breaks=seq(-2,2,0.5)) #Cambio escala eje Y



ggfx

## ---- chunk 91
paste("Las raices se encuentran en: ",metodo_secante(f,0.5,0.75,0.0001,100),", en :", metodo_secante(f,3,3.25,0.0001,100)
      , ", y en :",metodo_secante(f,6.25,6.5,0.0001,100))

## ---- chunk 92
f=function(x){
  cos(x)-sqrt(x)
}



## ---- chunk 93
x<-seq(0,2,0.001)#Genero vector para graficar f(x)
fx<-f(x)
df<-data.frame(x,fx) #Creo dataframe

ggfx=ggplot(data=df) #cargo los datos
ggfx=ggfx+aes(x=x,y=fx)#Cargo variables
ggfx=ggfx+geom_line(linetype=1,colour="darkblue") #Agrego linea
ggfx=ggfx+geom_hline(yintercept=0,linetype=1)+geom_vline(xintercept = 0,linetype=1)#Creo x=0 e y=0
ggfx=ggfx+scale_x_continuous(name="x",breaks=seq(0,3,0.1)) #cambio escala eje X
ggfx=ggfx+scale_y_continuous(name="y=f(x)",breaks=seq(-3,2,0.5)) #Cambio escala eje Y





ggfx

## ---- chunk 94
paste("La raiz se encuentra en: ",metodo_secante(f,0.6,0.7,0.0001,100))

## ---- chunk 95
f=function(x){
  2+cos(exp(x)-2)-exp(x)
}



## ---- chunk 96
x<-seq(0,1.5,0.001)#Genero vector para graficar f(x)
fx<-f(x)
df<-data.frame(x,fx) #Creo dataframe

ggfx=ggplot(data=df) #cargo los datos
ggfx=ggfx+aes(x=x,y=fx)#Cargo variables
ggfx=ggfx+geom_line(linetype=1,colour="darkblue") #Agrego linea
ggfx=ggfx+geom_hline(yintercept=0,linetype=1)+geom_vline(xintercept = 0,linetype=1)#Creo x=0 e y=0
ggfx=ggfx+scale_x_continuous(name="x",breaks=seq(0,2,0.1)) #cambio escala eje X
ggfx=ggfx+scale_y_continuous(name="y=f(x)",breaks=seq(-4,2,0.5)) #Cambio escala eje Y




ggfx

## ---- chunk 97
paste("La raiz se encuentra en: ",metodo_secante(f,0.9,1.1,0.0001,100))

## ---- chunk 98
f=function(x){
  x^3-7*x^2+14*x-6
}



## ---- chunk 99
x<-seq(0,4,0.001)#Genero vector para graficar f(x)
fx<-f(x)
df<-data.frame(x,fx) #Creo dataframe

ggfx=ggplot(data=df) #cargo los datos
ggfx=ggfx+aes(x=x,y=fx)#Cargo variables
ggfx=ggfx+geom_line(linetype=1,colour="darkblue") #Agrego linea
ggfx=ggfx+geom_hline(yintercept=0,linetype=1)+geom_vline(xintercept = 0,linetype=1)#Creo x=0 e y=0
ggfx=ggfx+scale_x_continuous(name="x",breaks=seq(0,5,0.5)) #cambio escala eje X
ggfx=ggfx+scale_y_continuous(name="y=f(x)",breaks=seq(-5,5,1)) #Cambio escala eje Y



ggfx

## ---- chunk 100
paste("Las raices se encuentran en: ",metodo_secante(f,0.5,0.75,0.0001,100),", en :", metodo_secante(f,2.75,3.25,0.0001,100)
      , ", y en :",metodo_secante(f,3.25,3.5,0.0001,100))
## ---- chunk 101
f=function(x){
  cos(x)-x
}

## ---- chunk 102
x<-seq(-2,2,0.001)#Genero vector para graficar f(x)
fx<-f(x)
df<-data.frame(x,fx) #Creo dataframe

ggfx=ggplot(data=df) #cargo los datos
ggfx=ggfx+aes(x=x,y=fx)#Cargo variables
ggfx=ggfx+geom_line(linetype=1,colour="darkblue") #Agrego linea
ggfx=ggfx+geom_hline(yintercept=0,linetype=1)+geom_vline(xintercept = 0,linetype=1)#Creo x=0 e y=0
ggfx=ggfx+scale_x_continuous(name="x",breaks=seq(-3,3,0.5)) #cambio escala eje X
ggfx=ggfx+scale_y_continuous(name="y=f(x)",breaks=seq(-3,2,1)) #Cambio escala eje Y



ggfx

## ---- chunk 103
paste("Las raices se encuentran en: ",metodo_secante(f,0.5,1,0.0001,100))
## ---- chunk 104
f=function(x){
  -x^3-cos(x)
}

## ---- chunk 105
x<-seq(-1,1,0.001)#Genero vector para graficar f(x)
fx<-f(x)
df<-data.frame(x,fx) #Creo dataframe

ggfx=ggplot(data=df) #cargo los datos
ggfx=ggfx+aes(x=x,y=fx)#Cargo variables
ggfx=ggfx+geom_line(linetype=1,colour="darkblue") #Agrego linea
ggfx=ggfx+geom_hline(yintercept=0,linetype=1)+geom_vline(xintercept = 0,linetype=1)#Creo x=0 e y=0
ggfx=ggfx+scale_x_continuous(name="x",breaks=seq(-1,1,0.1)) #cambio escala eje X
ggfx=ggfx+scale_y_continuous(name="y=f(x)",breaks=seq(-2,2,0.1)) #Cambio escala eje Y


ggfx

## ---- chunk 106
paste("Las raices se encuentran en: ",metodo_secante(f,-0.9,-0.8,0.0001,100))
      
## ---- chunk 107
f=function(x){
  exp(x)+2^(-x)+2*cos(x)-6
}


## ---- chunk 108
x<-seq(-1,3,0.1)#Genero vector para graficar f(x)
fx<-f(x)
df<-data.frame(x,fx) #Creo dataframe

ggfx=ggplot(data=df) #cargo los datos
ggfx=ggfx+aes(x=x,y=fx)#Cargo variables
ggfx=ggfx+geom_line(linetype=1,colour="darkblue") #Agrego linea
ggfx=ggfx+geom_hline(yintercept=0,linetype=1)+geom_vline(xintercept = 0,linetype=1)#Creo x=0 e y=0
ggfx=ggfx+scale_x_continuous(name="x",breaks=seq(-1,4,0.5)) #cambio escala eje X
ggfx=ggfx+scale_y_continuous(name="y=f(x)",breaks=seq(-5,15,1)) #Cambio escala eje Y


ggfx
  
## ---- chunk 109
paste("La raiz se encuentra en: ",posicion_falsa(f,1.5,2,0.00001,100))

## ---- chunk 110
f=function(x){
  log(x-1)+cos(x-1)
}


## ---- chunk 111
x<-seq(1.01,2.8,0.1)#Genero vector para graficar f(x)
fx<-f(x)
df<-data.frame(x,fx) #Creo dataframe

ggfx=ggplot(data=df) #cargo los datos
ggfx=ggfx+aes(x=x,y=fx)#Cargo variables
ggfx=ggfx+geom_line(linetype=1,colour="darkblue") #Agrego linea
ggfx=ggfx+geom_hline(yintercept=0,linetype=1)+geom_vline(xintercept = 0,linetype=1)#Creo x=0 e y=0
ggfx=ggfx+scale_x_continuous(name="x",breaks=seq(1,3,0.5)) #cambio escala eje X
ggfx=ggfx+scale_y_continuous(name="y=f(x)",breaks=seq(-2,2,0.5)) #Cambio escala eje Y


ggfx

## ---- chunk 112
paste("La raiz se encuentra en: ",posicion_falsa(f,1.25,1.5,0.0001,100))

## ---- chunk 113
f=function(x){
  2*x*cos(2*x)-(x-2)^2
}



## ---- chunk 114
x<-seq(0,4.1,0.01)#Genero vector para graficar f(x)
fx<-f(x)
df<-data.frame(x,fx) #Creo dataframe

ggfx=ggplot(data=df) #cargo los datos
ggfx=ggfx+aes(x=x,y=fx)#Cargo variables
ggfx=ggfx+geom_line(linetype=1,colour="darkblue") #Agrego linea
ggfx=ggfx+geom_hline(yintercept=0,linetype=1)+geom_vline(xintercept = 0,linetype=1)#Creo x=0 e y=0
ggfx=ggfx+scale_x_continuous(name="x",breaks=seq(0,4,0.5)) #cambio escala eje X
ggfx=ggfx+scale_y_continuous(name="y=f(x)",breaks=seq(-4,6,1)) #Cambio escala eje Y




ggfx

## ---- chunk 115
paste("Las raices se encuentran en: ",posicion_falsa(f,2.25,2.5,0.0001,100)
      , ", y en :",posicion_falsa(f,3.5,3.75,0.0001,100))

## ---- chunk 116
f=function(x){
  (x-2)^2-log(x)
}


## ---- chunk 117
x<-seq(0,4,0.01)#Genero vector para graficar f(x)
fx<-f(x)
df<-data.frame(x,fx) #Creo dataframe

ggfx=ggplot(data=df) #cargo los datos
ggfx=ggfx+aes(x=x,y=fx)#Cargo variables
ggfx=ggfx+geom_line(linetype=1,colour="darkblue") #Agrego linea
ggfx=ggfx+geom_hline(yintercept=0,linetype=1)+geom_vline(xintercept = 0,linetype=1)#Creo x=0 e y=0
ggfx=ggfx+scale_x_continuous(name="x",breaks=seq(0,5,0.5)) #cambio escala eje X
ggfx=ggfx+scale_y_continuous(name="y=f(x)",breaks=seq(-1,10,1)) #Cambio escala eje Y




ggfx

## ---- chunk 118
paste("Las raices se encuentran en: ",posicion_falsa(f,1.25,1.5,0.0001,100)
      , ", y en :",posicion_falsa(f,3,3.25,0.0001,100))

## ---- chunk 119
f=function(x){
  exp(x)-3*x^2
}
## ---- chunk 120
x<-seq(0,4,0.001)#Genero vector para graficar f(x)
fx<-f(x)
df<-data.frame(x,fx) #Creo dataframe

ggfx=ggplot(data=df) #cargo los datos
ggfx=ggfx+aes(x=x,y=fx)#Cargo variables
ggfx=ggfx+geom_line(linetype=1,colour="darkblue") #Agrego linea
ggfx=ggfx+geom_hline(yintercept=0,linetype=1)+geom_vline(xintercept = 0,linetype=1)#Creo x=0 e y=0
ggfx=ggfx+scale_x_continuous(name="x",breaks=seq(0,5,0.5)) #cambio escala eje X
ggfx=ggfx+scale_y_continuous(name="y=f(x)",breaks=seq(-8,8,1)) #Cambio escala eje Y




ggfx

## ---- chunk 121
paste("Las raices se encuentran en: ",posicion_falsa(f,0.75,1,0.0001,100)
      , ", y en :",posicion_falsa(f,3.5,4,0.0001,100))

## ---- chunk 122
f=function(x){
  sin(x)-exp(-x)
}



## ---- chunk 123
x<-seq(0,8,0.001)#Genero vector para graficar f(x)
fx<-f(x)
df<-data.frame(x,fx) #Creo dataframe

ggfx=ggplot(data=df) #cargo los datos
ggfx=ggfx+aes(x=x,y=fx)#Cargo variables
ggfx=ggfx+geom_line(linetype=1,colour="darkblue") #Agrego linea
ggfx=ggfx+geom_hline(yintercept=0,linetype=1)+geom_vline(xintercept = 0,linetype=1)#Creo x=0 e y=0
ggfx=ggfx+scale_x_continuous(name="x",breaks=seq(0,10,0.5)) #cambio escala eje X
ggfx=ggfx+scale_y_continuous(name="y=f(x)",breaks=seq(-2,2,0.5)) #Cambio escala eje Y



ggfx

## ---- chunk 124
paste("Las raices se encuentran en: ",posicion_falsa(f,0.5,0.75,0.0001,100),", en :", posicion_falsa(f,3,3.25,0.0001,100)
      , ", y en :",posicion_falsa(f,6.25,6.5,0.0001,100))

## ---- chunk 125
f=function(x){
  cos(x)-sqrt(x)
}



## ---- chunk 126
x<-seq(0,2,0.001)#Genero vector para graficar f(x)
fx<-f(x)
df<-data.frame(x,fx) #Creo dataframe

ggfx=ggplot(data=df) #cargo los datos
ggfx=ggfx+aes(x=x,y=fx)#Cargo variables
ggfx=ggfx+geom_line(linetype=1,colour="darkblue") #Agrego linea
ggfx=ggfx+geom_hline(yintercept=0,linetype=1)+geom_vline(xintercept = 0,linetype=1)#Creo x=0 e y=0
ggfx=ggfx+scale_x_continuous(name="x",breaks=seq(0,3,0.1)) #cambio escala eje X
ggfx=ggfx+scale_y_continuous(name="y=f(x)",breaks=seq(-3,2,0.5)) #Cambio escala eje Y





ggfx

## ---- chunk 127
paste("La raiz se encuentra en: ",posicion_falsa(f,0.6,0.7,0.0001,100))

## ---- chunk 128
f=function(x){
  2+cos(exp(x)-2)-exp(x)
}



## ---- chunk 129
x<-seq(0,1.5,0.001)#Genero vector para graficar f(x)
fx<-f(x)
df<-data.frame(x,fx) #Creo dataframe

ggfx=ggplot(data=df) #cargo los datos
ggfx=ggfx+aes(x=x,y=fx)#Cargo variables
ggfx=ggfx+geom_line(linetype=1,colour="darkblue") #Agrego linea
ggfx=ggfx+geom_hline(yintercept=0,linetype=1)+geom_vline(xintercept = 0,linetype=1)#Creo x=0 e y=0
ggfx=ggfx+scale_x_continuous(name="x",breaks=seq(0,2,0.1)) #cambio escala eje X
ggfx=ggfx+scale_y_continuous(name="y=f(x)",breaks=seq(-4,2,0.5)) #Cambio escala eje Y




ggfx

## ---- chunk 130
paste("La raiz se encuentra en: ",posicion_falsa(f,0.9,1.1,0.0001,100))

## ---- chunk 131
f=function(x){
  x^3-7*x^2+14*x-6
}

## ---- chunk 132
x<-seq(0,4,0.001)#Genero vector para graficar f(x)
fx<-f(x)
df<-data.frame(x,fx) #Creo dataframe

ggfx=ggplot(data=df) #cargo los datos
ggfx=ggfx+aes(x=x,y=fx)#Cargo variables
ggfx=ggfx+geom_line(linetype=1,colour="darkblue") #Agrego linea
ggfx=ggfx+geom_hline(yintercept=0,linetype=1)+geom_vline(xintercept = 0,linetype=1)#Creo x=0 e y=0
ggfx=ggfx+scale_x_continuous(name="x",breaks=seq(0,5,0.5)) #cambio escala eje X
ggfx=ggfx+scale_y_continuous(name="y=f(x)",breaks=seq(-5,5,1)) #Cambio escala eje Y



ggfx

## ---- chunk 133
paste("Las raices se encuentran en: ",posicion_falsa(f,0.5,0.75,0.0001,100),", en :", posicion_falsa(f,2.75,3.25,0.0001,100)
      , ", y en :",posicion_falsa(f,3.25,3.5,0.0001,100))
## ---- chunk 134
f=function(x){
  cos(x)-x
}

## ---- chunk 135
x<-seq(-2,2,0.001)#Genero vector para graficar f(x)
fx<-f(x)
df<-data.frame(x,fx) #Creo dataframe

ggfx=ggplot(data=df) #cargo los datos
ggfx=ggfx+aes(x=x,y=fx)#Cargo variables
ggfx=ggfx+geom_line(linetype=1,colour="darkblue") #Agrego linea
ggfx=ggfx+geom_hline(yintercept=0,linetype=1)+geom_vline(xintercept = 0,linetype=1)#Creo x=0 e y=0
ggfx=ggfx+scale_x_continuous(name="x",breaks=seq(-3,3,0.5)) #cambio escala eje X
ggfx=ggfx+scale_y_continuous(name="y=f(x)",breaks=seq(-3,2,1)) #Cambio escala eje Y



ggfx

## ---- chunk 136
paste("Las raices se encuentran en: ",posicion_falsa(f,0.5,1,0.0001,100))
## ---- chunk 137
f=function(x){
  -x^3-cos(x)
}

## ---- chunk 138
x<-seq(-1,1,0.001)#Genero vector para graficar f(x)
fx<-f(x)
df<-data.frame(x,fx) #Creo dataframe

ggfx=ggplot(data=df) #cargo los datos
ggfx=ggfx+aes(x=x,y=fx)#Cargo variables
ggfx=ggfx+geom_line(linetype=1,colour="darkblue") #Agrego linea
ggfx=ggfx+geom_hline(yintercept=0,linetype=1)+geom_vline(xintercept = 0,linetype=1)#Creo x=0 e y=0
ggfx=ggfx+scale_x_continuous(name="x",breaks=seq(-1,1,0.1)) #cambio escala eje X
ggfx=ggfx+scale_y_continuous(name="y=f(x)",breaks=seq(-2,2,0.1)) #Cambio escala eje Y


ggfx

## ---- chunk 139
paste("Las raices se encuentran en: ",posicion_falsa(f,-0.9,-0.8,0.0001,100))
      
